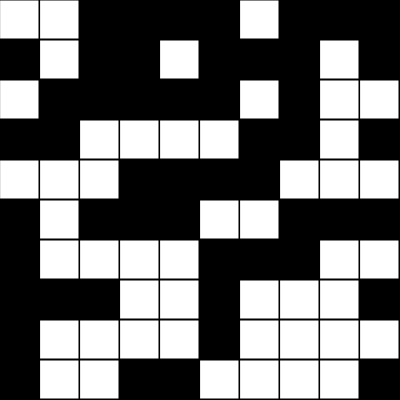
Frame 1 (no input)
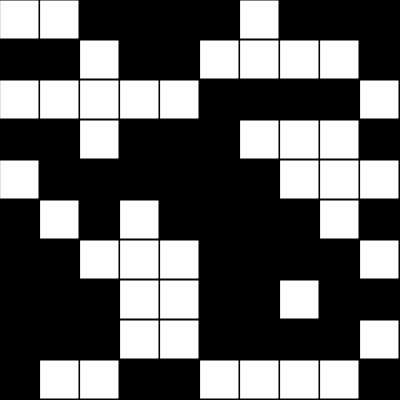
Frame 60 (no input)
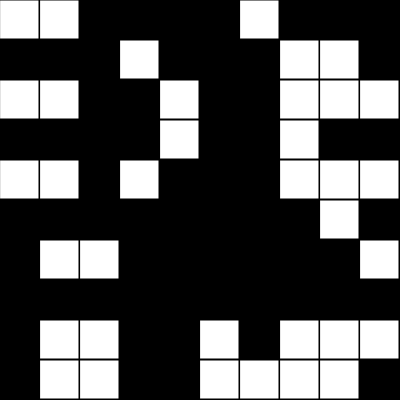
Frame 120 (the mouse pressed at the canvas centre since frame 60)

The p5.js sketch that drew these frames (run headless with seeded random() and noise() and a simulated clock; from frame 60 on, the mouse is pressed at the canvas centre):

// p5.js sketch
// ── sketch.js
function make2DArray(cols,rows){
  let arr = new Array(cols);
  for (var i = 0; i < arr.length; i++) {
    arr[i] = new Array(rows);
  }
  return arr;
}

let grid;
let cols;
let rows;
let resolution = 40;

function setup(){
  createCanvas(400,400);
  cols = width / resolution;
  rows = height / resolution;
  grid = make2DArray(cols,rows);
  for (let i = 0; i < cols; i++) {
    for (let j = 0; j < rows; j++) {
      grid[i][j] = floor(random(2));
    }
  }
}

function draw(){
background(0);
for (var i = 0; i < cols; i++) {
  for (var j = 0; j < rows; j++) {
    let x = i * resolution;
    let y = j * resolution;
    if (grid[i][j] == 1) {
      fill(255);
      rect(x, y, resolution-1, resolution-1);
    }
  }
}

let next = make2DArray(cols,rows);
for (var i = 0; i < cols; i++) {
  for (var j = 0; j < rows; j++) {
    let state = grid[i][j];

    //Edges
    if (i == 0 || i == 9 || j == 0 || j == 9) {
      next[i][j] = state;
    }else {
      let neighbours = countNeighbours(grid,i,j);

      if (state == 0 && neighbours == 3) {
        next[i][j] = 1;
      }
      else if (state == 1 && (neighbours < 2 || neighbours > 3)){
        next[i][j] = 0;
      }
      else {
        next[i][j] = state;
      }
    }


  }
}

grid = next;
}

function countNeighbours(grid,x,y){
let sum = 0;
  for (var i = -1; i < 2; i++) {
    for (var j = -1; j < 2; j++) {
      sum += grid[x + i][y + j];
    }
  }
  sum -= grid[x][y];
  return sum;
}
